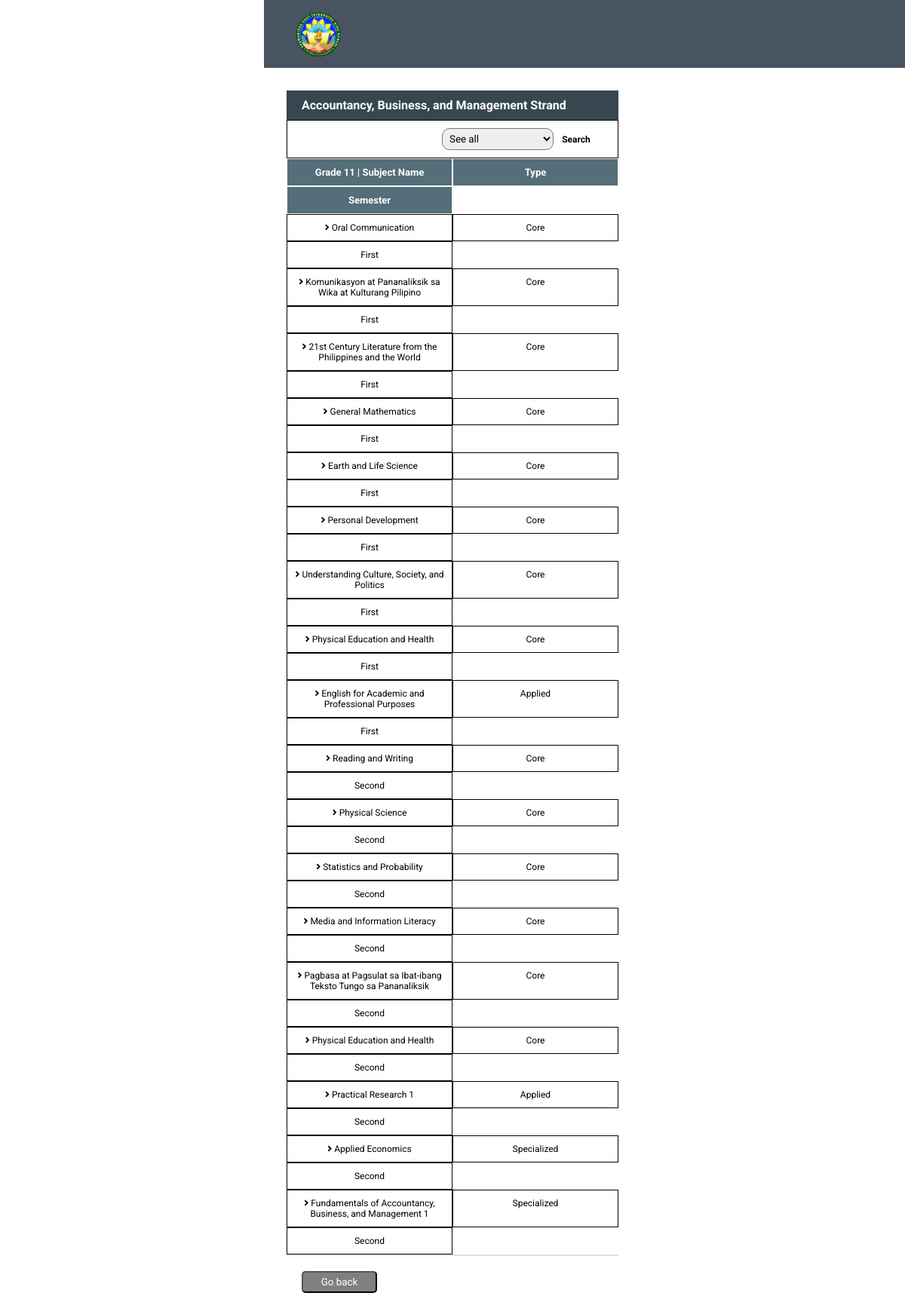
Page /Admin/grade11subjects.php?strid=1 on the committed database.
### tables this page shows
CREATE TABLE IF NOT EXISTS `tbl_strands` (
`strands_ID` int(25) NOT NULL,
  `strands_name` varchar(255) NOT NULL,
  `strands_desc` varchar(255) NOT NULL,
  `track_ID` int(25) NOT NULL,
  `track_name` varchar(255) NOT NULL
);

CREATE TABLE IF NOT EXISTS `tbl_subjects` (
`subject_ID` int(30) NOT NULL,
  `subject_name` varchar(255) NOT NULL,
  `subject_type` varchar(255) NOT NULL,
  `strands_ID` int(30) NOT NULL,
  `semester` varchar(255) NOT NULL,
  `yearlevel` varchar(255) NOT NULL
);

### Admin/grade11subjects.php (the view, shortened to what this page needs)
<?php
include("../dbconnect.php");
$strid = $_GET['strid'];
$strand = mysqli_query($conn, "SELECT * FROM tbl_strands WHERE strands_ID = '$strid'");
if ($strid == '1') {
	$sql = mysqli_query($conn, "SELECT * FROM tbl_subjects WHERE yearlevel = 'GRADE 11' AND strands_ID = 1 ORDER BY subject_ID ASC");
}
elseif ($strid == '2') {
	$sql = mysqli_query($conn, "SELECT * FROM tbl_subjects WHERE yearlevel = 'GRADE 11' AND strands_ID = 2 ORDER BY subject_ID ASC");
}
elseif ($strid == '3') {
	$sql = mysqli_query($conn, "SELECT * FROM tbl_subjects WHERE yearlevel = 'GRADE 11' AND strands_ID = 3 ORDER BY subject_ID ASC");
}
elseif ($strid == '4') {
	$sql = mysqli_query($conn, "SELECT * FROM tbl_subjects WHERE yearlevel = 'GRADE 11' AND strands_ID = 4 ORDER BY subject_ID ASC");
}
elseif ($strid == '5') {
	$sql = mysqli_query($conn, "SELECT * FROM tbl_subjects WHERE yearlevel = 'GRADE 11' AND strands_ID = 5 ORDER BY subject_ID ASC");
}
elseif ($strid == '6') {
	$sql = mysqli_query($conn, "SELECT * FROM tbl_subjects WHERE yearlevel = 'GRADE 11' AND strands_ID = 6 ORDER BY subject_ID ASC");
}
?>
<!DOCTYPE html>
<html>
<head>
	<link rel="stylesheet" type="text/css" href="css/add.css">
	<link rel="stylesheet" type="text/css" href="css/table_design.css">
	<link rel="stylesheet" type="text/css" href="css/mediascreen.css">
</head>
<body>
	<?php
		include('navbar.php')
	?>
	<div class="container">
		<div class="header">
			<?php
				while($list = mysqli_fetch_assoc($strand)){
			?>
			<h4><?php echo $list['strands_desc']; ?> Strand</h4>
			<?php
				}
			?>
		</div>
		<form method="post">
			<table>
				<tr>
					<td colspan="4" align="right">
						<div class="buttons">
							<select name="filter" id="filter">
								<option selected>See all</option>
								<input type="submit" name="search" value="Search">
							</select>
						</div>
						</td>
					</tr>
				<tr>
					<td class="head">Grade 11 | Subject Name</td>
					<td class="head">Type</td>
					<td class="head">Semester</td>
				</tr>
				<?php
					while($list1 = mysqli_fetch_assoc($sql)){
				?>
				<tr class="content">
					<td>
						<i class="fas fa-angle-right"></i> <?php echo $list1['subject_name']; ?>
					</td>
					<td>
						<?php echo $list1['subject_type']; ?>
					</td>
					<td>
						<?php echo $list1['semester']; ?>
					</td>
				<?php
					}
				?>
				</tr>
			</table>
		</form>
		<button class="button">
			<a href="curriculumpage.php">Go back</a>
		</button>
	</div>
</body>
</html>

### Admin/css/add.css (style rules this page uses)
* { margin: 0; padding: 0; }
button { text-decoration: none; padding: 5px 5px; width: 100px; }

### Admin/css/table_design.css (style rules this page uses)
* { margin: 0; padding: 0; font-family: sans-serif; }
.container { margin:120px 30px 0 30px; }
.header h4 { padding: 10px 20px; color: white; background-color:#37474f; }
table td { padding: 10px 10px; }
form .head { font-weight: bold; font-size: 13px; color: white; background-color:#546e7a; }
form .content { font-size: 12px; }
.buttons input[type="submit"] { text-decoration: none; border: none; width: 90px; font-size: 12px; font-weight: bold; color: black; padding: 2px 3px; background-color: transparent; }
.buttons { float: right; line-height: 20px; }
table { border-bottom: 2px solid #e0e0e0;; width: 100%; border-collapse: collapse; }
.buttons select { padding: 5px 5px; border-radius: 10px; }
.buttons input { margin-left: -15px; color: red; transition: .3s ease; cursor: pointer; }

### Admin/css/mediascreen.css (style rules this page uses)
@media (max-width:1300px) { tr { display: flex; flex-wrap: wrap; width: 100%; } }
@media (max-width:1300px) { td { display: block; width: 50%; text-align: center; } }
@media (max-width:1300px) { td[colspan] { width: 100%; } }
@media (max-width:1300px) { table { display: block; width: 100%; } }
@media (max-width:1300px) { td { border: solid 1px; } }
@media (max-width:1300px) { body { width: 500px; margin: auto; } }
@media (max-width:1300px) { * { box-sizing: border-box; } }

### Admin/css/styles.css (style rules this page uses)
* { margin: 0; padding: 0; text-decoration: none; font-family: "Roboto", sans-serif; }

### Admin/grade11subjects.php (style rules this page uses)
.button { margin:20px; border-radius:5px; padding:5px; background-color: grey; color:white; }
.button a { color:white; }

### rows in the picture
tbl_strands: strands_desc "Accountancy, Business, and Management"
tbl_subjects: subject_name "Oral Communication", subject_type "Core", semester "First"
tbl_subjects: subject_name "Komunikasyon at Pananaliksik sa Wika at Kulturang Pilipino", subject_type "Core", semester "First"
tbl_subjects: subject_name "21st Century Literature from the Philippines and the World", subject_type "Core", semester "First"
tbl_subjects: subject_name "General Mathematics", subject_type "Core", semester "First"
tbl_subjects: subject_name "Earth and Life Science", subject_type "Core", semester "First"
tbl_subjects: subject_name "Personal Development", subject_type "Core", semester "First"
tbl_subjects: subject_name "Understanding Culture, Society, and Politics", subject_type "Core", semester "First"
tbl_subjects: subject_name "Physical Education and Health", subject_type "Core", semester "First"
tbl_subjects: subject_name "English for Academic and Professional Purposes", subject_type "Applied", semester "First"
tbl_subjects: subject_name "Reading and Writing", subject_type "Core", semester "Second"
tbl_subjects: subject_name "Physical Science", subject_type "Core", semester "Second"
tbl_subjects: subject_name "Statistics and Probability", subject_type "Core", semester "Second"
tbl_subjects: subject_name "Media and Information Literacy", subject_type "Core", semester "Second"
tbl_subjects: subject_name "Pagbasa at Pagsulat sa Ibat-ibang Teksto Tungo sa Pananaliksik", subject_type "Core", semester "Second"
tbl_subjects: subject_name "Physical Education and Health", subject_type "Core", semester "Second"
tbl_subjects: subject_name "Practical Research 1", subject_type "Applied", semester "Second"
tbl_subjects: subject_name "Applied Economics", subject_type "Specialized", semester "Second"
tbl_subjects: subject_name "Fundamentals of Accountancy, Business, and Management 1", subject_type "Specialized", semester "Second"
